Frame 1 (no input): blank canvas, image omitted
Frame 60 (no input): blank canvas, image omitted
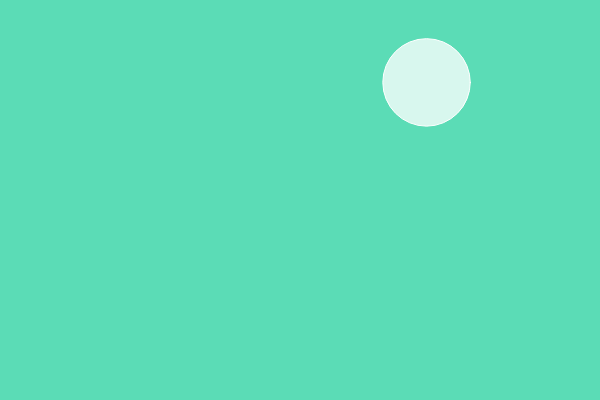
Frame 120 (the mouse pressed at the canvas centre since frame 60)

The p5.js sketch whose frames 1 and 60 were blank and that drew this single picture after the mouse press (run headless with seeded random() and noise() and a simulated clock; from frame 60 on, the mouse is pressed at the canvas centre):

// p5.js sketch
// ── sketch.js
var bubbles = [];

function setup() {
  
createCanvas(600, 400);

}

function draw() {
  background(91,220,182);

  for(var i = bubbles.length-1; i >= 0; i--){
    bubbles[i].update();
    bubbles[i].display();
    if(bubbles[i].isFinished() || bubbles[i].isTouching()){
      bubbles.splice(i,100);
    }
  }
}

function mousePressed() {
  var b = new Bubble(random(0,600),random(0,400));
   bubbles.push(b);
}

function Bubble(x, y){
  this.x = x;
  this.y = y;
  this.lifespan = 255;
  this.col = color(255, 100, 76, 100);
  this.diameter = random(50,100);
  
  this.display = function() {
    stroke(255);
    fill(255, this.lifespan);
    ellipse(this.x, this.y, this.diameter, this.diameter);
  };
  
  
  this.update = function() {
    this.x = this.x + random(-1, 1);
    this.y = this.y + random(-1, 1);
    this.lifespan--;
  };
  
   
  this.isFinished = function() {
    if(this.lifespan < 0 ){
      return true;
    } else {
      return false;
    }
  };
  
   this.isTouching = function() {
    if(this.x > width || this.x < 0){
      return true;
    } else if(this.y > height || this.y < 0){
      return true;
    } else {
      return false;
    }
  };
  
};
